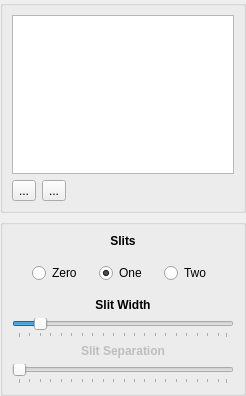
<?xml version="1.0" encoding="UTF-8"?>
<ui version="4.0">
 <author>Mustard Seed Software, LLC</author>
 <class>BarrierEditorForm</class>
 <widget class="QWidget" name="BarrierEditorForm">
  <property name="geometry">
   <rect>
    <x>0</x>
    <y>0</y>
    <width>246</width>
    <height>396</height>
   </rect>
  </property>
  <property name="minimumSize">
   <size>
    <width>246</width>
    <height>396</height>
   </size>
  </property>
  <property name="windowTitle">
   <string>Form</string>
  </property>
  <layout class="QVBoxLayout" name="verticalLayout">
   <property name="margin">
    <number>0</number>
   </property>
   <item>
    <widget class="QGroupBox" name="groupBox">
     <layout class="QVBoxLayout" name="verticalLayout_6">
      <item>
       <widget class="QTableView" name="barrierTable">
        <property name="sizePolicy">
         <sizepolicy hsizetype="Expanding" vsizetype="Preferred">
          <horstretch>0</horstretch>
          <verstretch>0</verstretch>
         </sizepolicy>
        </property>
        <property name="baseSize">
         <size>
          <width>0</width>
          <height>0</height>
         </size>
        </property>
        <property name="showDropIndicator" stdset="0">
         <bool>false</bool>
        </property>
        <property name="alternatingRowColors">
         <bool>true</bool>
        </property>
        <property name="selectionMode">
         <enum>QAbstractItemView::SingleSelection</enum>
        </property>
        <property name="selectionBehavior">
         <enum>QAbstractItemView::SelectRows</enum>
        </property>
        <property name="wordWrap">
         <bool>false</bool>
        </property>
        <property name="cornerButtonEnabled">
         <bool>false</bool>
        </property>
        <attribute name="horizontalHeaderDefaultSectionSize">
         <number>75</number>
        </attribute>
        <attribute name="horizontalHeaderStretchLastSection">
         <bool>true</bool>
        </attribute>
        <attribute name="verticalHeaderVisible">
         <bool>false</bool>
        </attribute>
        <attribute name="verticalHeaderVisible">
         <bool>false</bool>
        </attribute>
        <attribute name="horizontalHeaderStretchLastSection">
         <bool>true</bool>
        </attribute>
        <attribute name="horizontalHeaderDefaultSectionSize">
         <number>75</number>
        </attribute>
       </widget>
      </item>
      <item>
       <widget class="QWidget" name="widget_2" native="true">
        <layout class="QHBoxLayout" name="horizontalLayout_2">
         <property name="spacing">
          <number>-1</number>
         </property>
         <property name="margin">
          <number>0</number>
         </property>
         <item>
          <widget class="QToolButton" name="addBarrier">
           <property name="text">
            <string>...</string>
           </property>
           <property name="icon">
            <iconset resource="../../Resources.qrc">
             <normaloff>:/images/images/list-add.png</normaloff>:/images/images/list-add.png</iconset>
           </property>
          </widget>
         </item>
         <item>
          <widget class="QToolButton" name="removeBarrier">
           <property name="text">
            <string>...</string>
           </property>
           <property name="icon">
            <iconset resource="../../Resources.qrc">
             <normaloff>:/images/images/list-remove.png</normaloff>:/images/images/list-remove.png</iconset>
           </property>
          </widget>
         </item>
         <item>
          <spacer name="horizontalSpacer_2">
           <property name="orientation">
            <enum>Qt::Horizontal</enum>
           </property>
           <property name="sizeHint" stdset="0">
            <size>
             <width>40</width>
             <height>20</height>
            </size>
           </property>
          </spacer>
         </item>
        </layout>
       </widget>
      </item>
     </layout>
    </widget>
   </item>
   <item>
    <widget class="QGroupBox" name="groupBox_2">
     <layout class="QVBoxLayout" name="verticalLayout_7">
      <item>
       <widget class="QLabel" name="label_2">
        <property name="font">
         <font>
          <weight>75</weight>
          <bold>true</bold>
         </font>
        </property>
        <property name="text">
         <string>Slits</string>
        </property>
        <property name="alignment">
         <set>Qt::AlignCenter</set>
        </property>
       </widget>
      </item>
      <item>
       <widget class="QWidget" name="slitNumSelect" native="true">
        <property name="sizePolicy">
         <sizepolicy hsizetype="Preferred" vsizetype="Preferred">
          <horstretch>0</horstretch>
          <verstretch>0</verstretch>
         </sizepolicy>
        </property>
        <layout class="QHBoxLayout" name="horizontalLayout_3">
         <item>
          <widget class="QRadioButton" name="zeroSlits">
           <property name="sizePolicy">
            <sizepolicy hsizetype="Fixed" vsizetype="Fixed">
             <horstretch>0</horstretch>
             <verstretch>0</verstretch>
            </sizepolicy>
           </property>
           <property name="text">
            <string>Zero</string>
           </property>
          </widget>
         </item>
         <item>
          <widget class="QRadioButton" name="oneSlit">
           <property name="sizePolicy">
            <sizepolicy hsizetype="Fixed" vsizetype="Fixed">
             <horstretch>0</horstretch>
             <verstretch>0</verstretch>
            </sizepolicy>
           </property>
           <property name="text">
            <string>One</string>
           </property>
           <property name="checked">
            <bool>true</bool>
           </property>
          </widget>
         </item>
         <item>
          <widget class="QRadioButton" name="twoSlits">
           <property name="sizePolicy">
            <sizepolicy hsizetype="Fixed" vsizetype="Fixed">
             <horstretch>0</horstretch>
             <verstretch>0</verstretch>
            </sizepolicy>
           </property>
           <property name="text">
            <string>Two</string>
           </property>
          </widget>
         </item>
        </layout>
       </widget>
      </item>
      <item>
       <widget class="QLabel" name="label">
        <property name="font">
         <font>
          <weight>75</weight>
          <bold>true</bold>
         </font>
        </property>
        <property name="text">
         <string>Slit Width</string>
        </property>
        <property name="alignment">
         <set>Qt::AlignCenter</set>
        </property>
       </widget>
      </item>
      <item>
       <widget class="QSlider" name="slitWidth">
        <property name="maximum">
         <number>99</number>
        </property>
        <property name="singleStep">
         <number>1</number>
        </property>
        <property name="sliderPosition">
         <number>10</number>
        </property>
        <property name="orientation">
         <enum>Qt::Horizontal</enum>
        </property>
        <property name="tickPosition">
         <enum>QSlider::TicksBelow</enum>
        </property>
        <property name="tickInterval">
         <number>5</number>
        </property>
       </widget>
      </item>
      <item>
       <widget class="QLabel" name="label_6">
        <property name="enabled">
         <bool>false</bool>
        </property>
        <property name="font">
         <font>
          <weight>75</weight>
          <bold>true</bold>
         </font>
        </property>
        <property name="text">
         <string>Slit Separation</string>
        </property>
        <property name="alignment">
         <set>Qt::AlignCenter</set>
        </property>
       </widget>
      </item>
      <item>
       <widget class="QSlider" name="slitSeparation">
        <property name="enabled">
         <bool>false</bool>
        </property>
        <property name="maximum">
         <number>99</number>
        </property>
        <property name="singleStep">
         <number>1</number>
        </property>
        <property name="value">
         <number>0</number>
        </property>
        <property name="sliderPosition">
         <number>0</number>
        </property>
        <property name="orientation">
         <enum>Qt::Horizontal</enum>
        </property>
        <property name="tickPosition">
         <enum>QSlider::TicksBelow</enum>
        </property>
        <property name="tickInterval">
         <number>5</number>
        </property>
       </widget>
      </item>
     </layout>
    </widget>
   </item>
  </layout>
 </widget>
 <resources>
  <include location="../../Resources.qrc"/>
 </resources>
 <connections>
  <connection>
   <sender>addBarrier</sender>
   <signal>clicked()</signal>
   <receiver>BarrierEditorForm</receiver>
   <slot>addBarrier()</slot>
   <hints>
    <hint type="sourcelabel">
     <x>20</x>
     <y>131</y>
    </hint>
    <hint type="destinationlabel">
     <x>37</x>
     <y>175</y>
    </hint>
   </hints>
  </connection>
  <connection>
   <sender>removeBarrier</sender>
   <signal>clicked()</signal>
   <receiver>BarrierEditorForm</receiver>
   <slot>removeBarrier()</slot>
   <hints>
    <hint type="sourcelabel">
     <x>60</x>
     <y>141</y>
    </hint>
    <hint type="destinationlabel">
     <x>169</x>
     <y>176</y>
    </hint>
   </hints>
  </connection>
 </connections>
 <slots>
  <slot>addBarrier()</slot>
  <slot>removeBarrier()</slot>
 </slots>
</ui>
